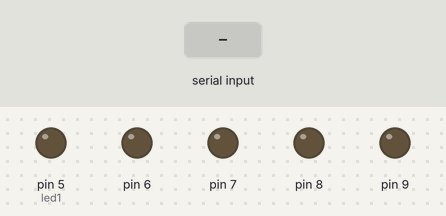
Bench run of a sketch on a simulated Arduino Uno, built with avr-gcc and run on an emulated ATmega328P. Parts: output pins drawn as LEDs (lit = HIGH). Inputs (shaded band) come from the test bench. What the sketch prints to the serial monitor is not drawn.

Above: at 1.2 s.
1.3 s: "f" received over Serial
At 2.5 s:
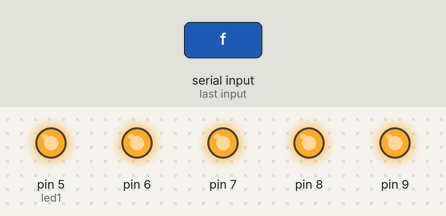
2.8 s: "b" received over Serial
At 3.8 s:
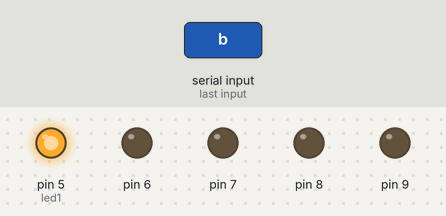
4.3 s: "r" received over Serial
At 5.0 s:
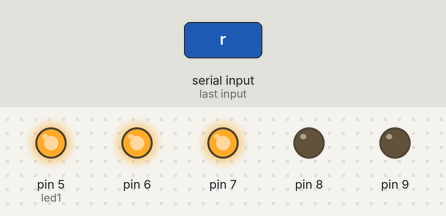
5.8 s: "l" received over Serial
At 6.1 s:
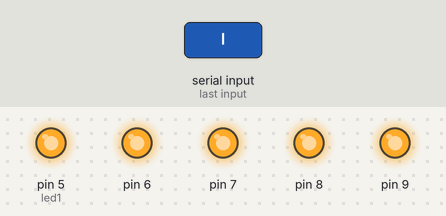
Timing chart, 0 to 8.3 s (numbered marks = the images above; inputs shaded):
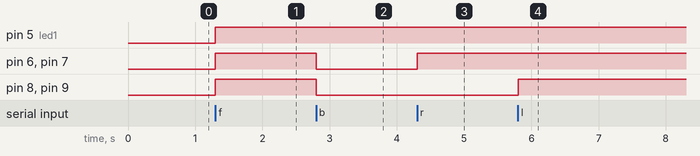

Measured:
- after the input at 1.3 s, pin 5 (led1), pin 6–9: LOW → HIGH at once
- after the input at 2.8 s, pin 6–9: HIGH → LOW at once
- after the input at 4.3 s, pin 6, pin 7: LOW → HIGH at once
- after the input at 5.8 s, pin 8, pin 9: LOW → HIGH at once

The sketch:

bot_hc05.ino
```cpp
// rx tx connect karun ghe! declare chi garaj nahie!
#include<SoftwareSerial.h>

int in1 = 6;
int in2 = 7;
int in3 = 8;
int in4 = 9;
int led1 = 5;
int data;

void setup()
{
  Serial.begin(9600);
  pinMode(6,OUTPUT);
  pinMode(7,OUTPUT);
  pinMode(8,OUTPUT);
  pinMode(9,OUTPUT);
  pinMode(5,OUTPUT);
}
void loop()
{
  while(Serial.available() > 0)
  {
    data = Serial.read();
    Serial.print(data);
    if (data == 'f')
    {
      digitalWrite(6,HIGH);
      digitalWrite(7,HIGH);
      digitalWrite(8,HIGH);
      digitalWrite(9,HIGH);

    }
    else if (data == 'r')
    {
      digitalWrite(6,HIGH);
      digitalWrite(7,HIGH);
    }
    else if (data == 'l')
    {
      digitalWrite(8,HIGH);
      digitalWrite(9,HIGH);
    }
    else if (data == 'b')
    {
      digitalWrite(6,LOW);
      digitalWrite(7,LOW);
      digitalWrite(8,LOW);
      digitalWrite(9,LOW);
    }
    digitalWrite(led1,HIGH);

  }
}
```
